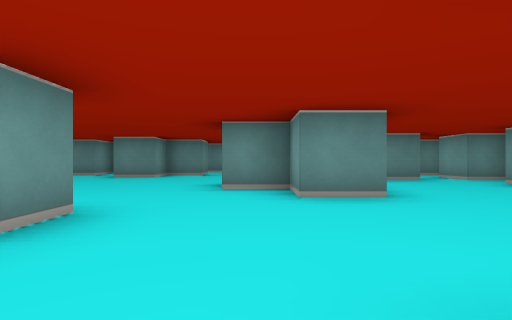
view 1 (above)

18 first-person views from a walk through a cub3D ray-caster map. The camera is about half as high as the walls, looks level and sees 80° across. The floor is counted in squares. Each view is taken from the middle of a square. On the plan, view 1 faces up. The plan holds only what a view shows up to about 9 squares ahead; the rest is blank.

view 2
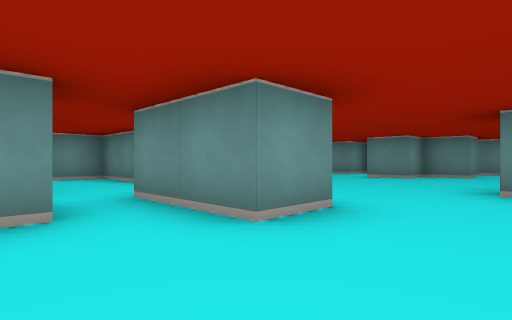

view 3
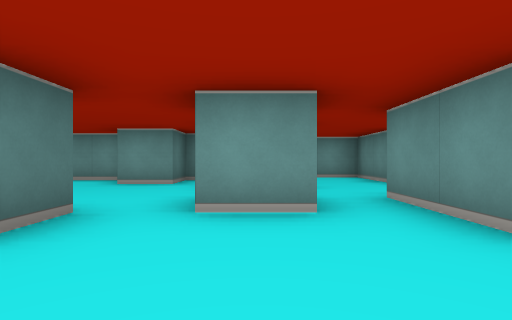

view 4
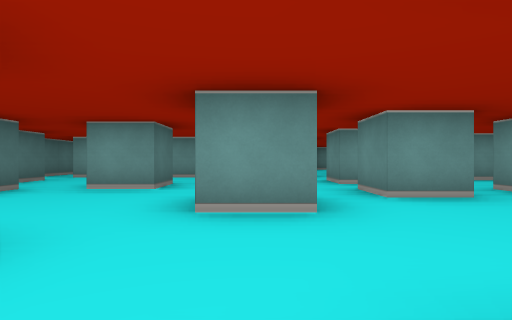

view 5
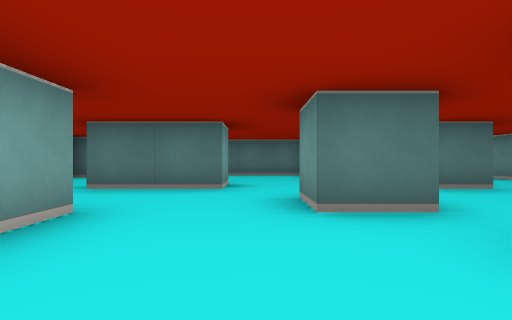

view 6
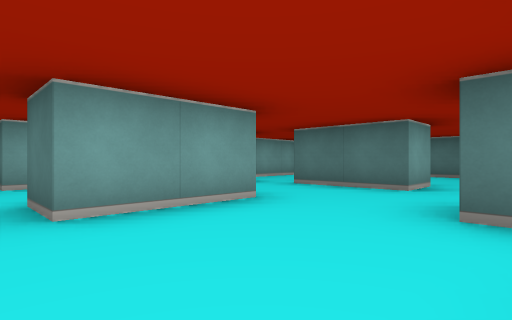

view 7
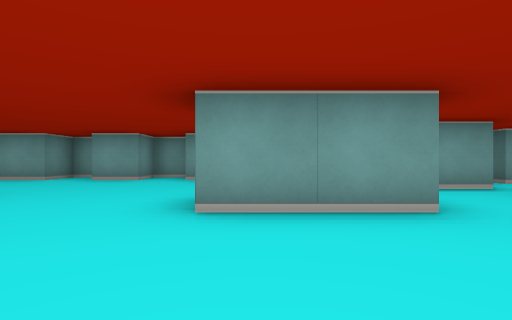

view 8
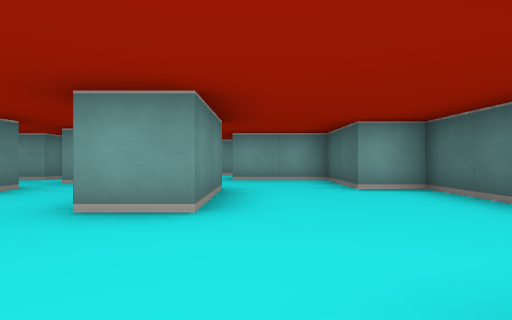

view 9
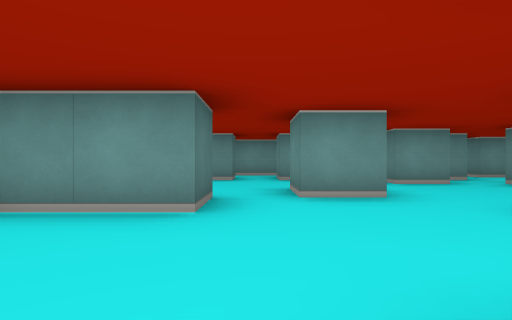

view 10
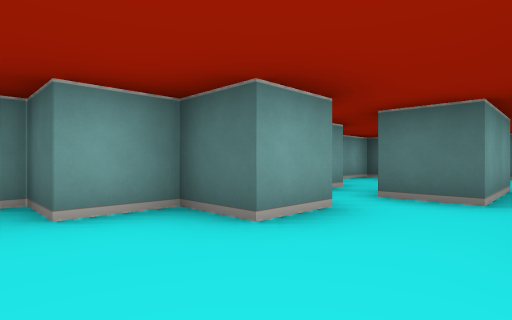

view 11
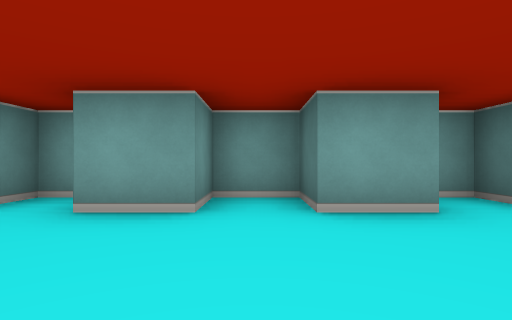

view 12
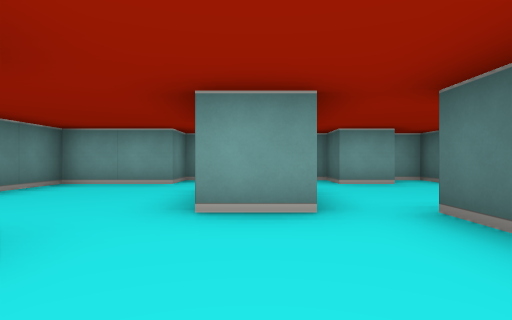

view 13
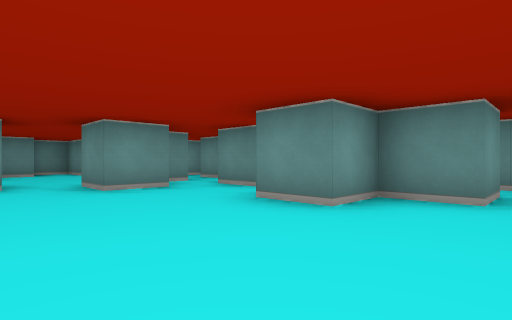

view 14
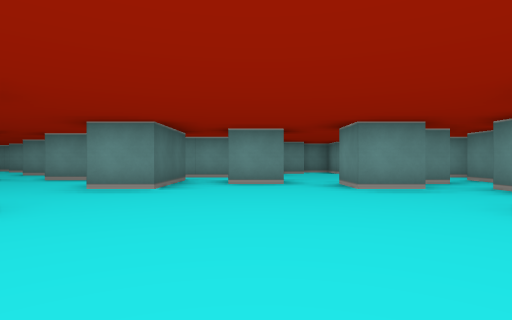

view 15
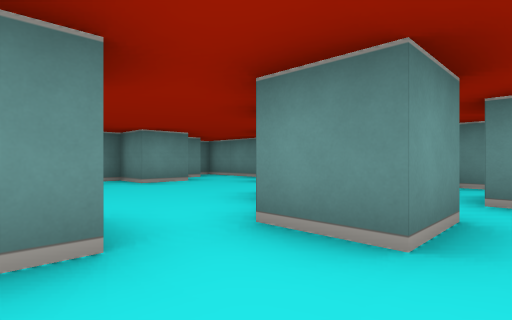

view 16
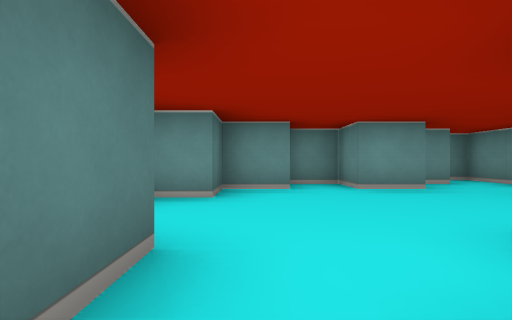

view 17
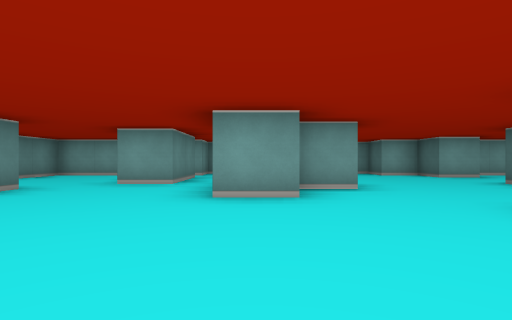

view 18
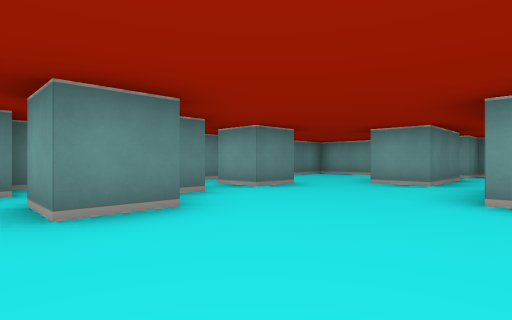

### Floor plan
Key: @ floor where view 1 was taken; # wall or solid block; . floor.
Columns run from 13 left of view 1 to 6 right of it. Each row starts with its distance up from view 1.
 11 ###   ## #####  ###
 10 #...#.#.##.... ...#
  9 ##......#.##.#....##
  8  ##...#...#........#
  7  #....##.......##.##
  6  ##................#
  5   ##..#......##...##
  4    ##.........#....#
  3     ####..........##
  2      #....##.......#
  1      #............##
  0     ....#.#..@#..##
 -1    #..#.......#...#
 -2       ##...#....#.#
 -3       #.........#..
 -4     # #..#...##....#
 -5     #............#.#
 -6     #.#...#......###
 -7      ...# #....###
 -8      ##   ######

Positions as (right, up) in squares from view 1, and headings:
1: (0, 0), facing up
2: (0, 0), facing up-left
3: (0, 0), facing left
4: (1, -2), facing left
5: (-1, 1), facing down
6: (-2, 1), facing down-right
7: (-2, 0), facing right
8: (-3, -5), facing right
9: (0, -5), facing left
10: (2, 2), facing down-right
11: (2, 4), facing right
12: (-1, 7), facing right
13: (-1, 5), facing up-left
14: (-1, 5), facing left
15: (-5, 5), facing up-left
16: (-6, 6), facing left
17: (-4, 5), facing right
18: (-4, 5), facing up-right
